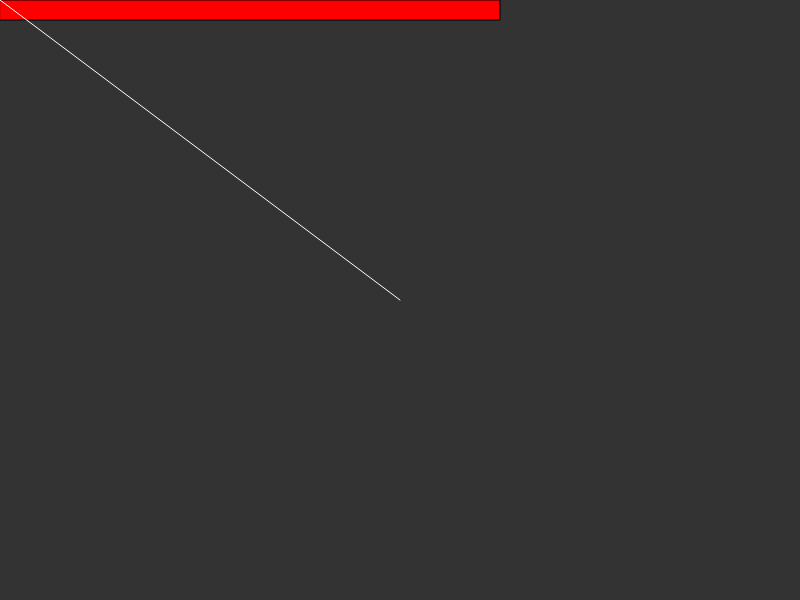
Frame 1 (no input)
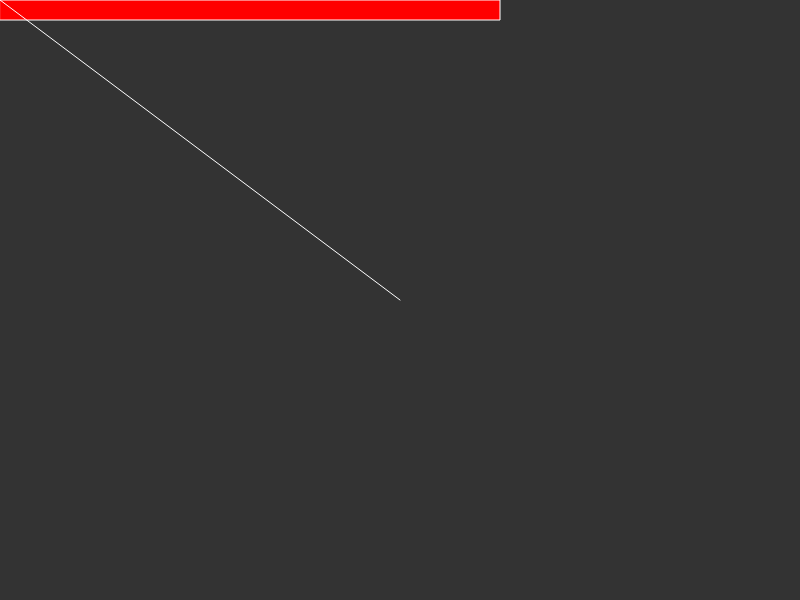
Frame 60 (no input)
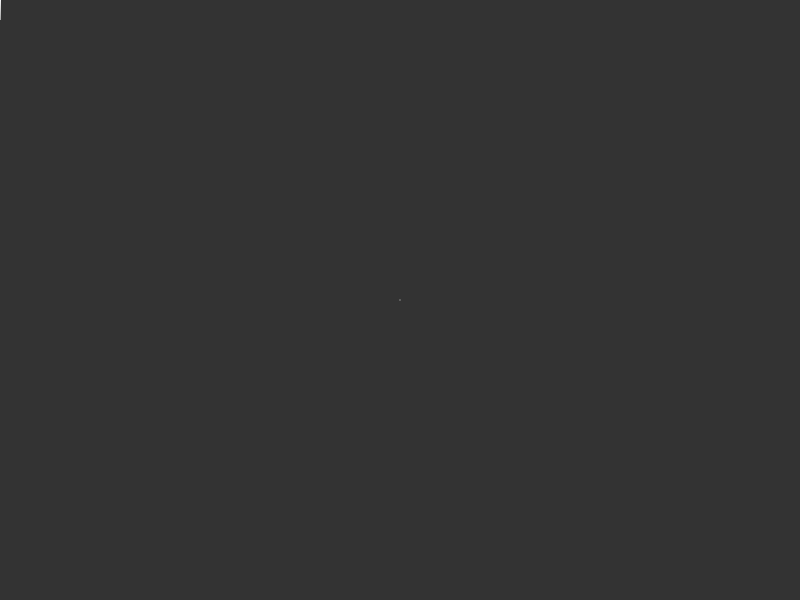
Frame 120 (the mouse pressed at the canvas centre since frame 60)

The p5.js sketch that drew these frames (run headless with seeded random() and noise() and a simulated clock; from frame 60 on, the mouse is pressed at the canvas centre):

// p5.js sketch
// ── sketch.js
/* Calcula la magnitud de un vector entre el ratón y el centro del canvas,
visualizándola como una barra en la parte superior de la pantalla. */ 

function setup() {
  createCanvas(800, 600);
}

function draw() {
  background(51);

  let raton = createVector(mouseX, mouseY);
  let centro = createVector(width / 2, height / 2);

  raton.sub(centro);
  let magnitud = raton.mag();
  fill(255, 0, 0);
  rect(0, 0, magnitud, 20);
  stroke(255);
  translate(width / 2, height / 2);
  line(0, 0, raton.x, raton.y);
}

// ── style.css
html, body {
  margin: 0;
  padding: 0;
  display: flex;
  flex-flow: column nowrap;
  align-items: center;
  justify-content: center;
  height: 99dvh;
}

canvas {
  display: block;
  border: 1px solid black;
}
